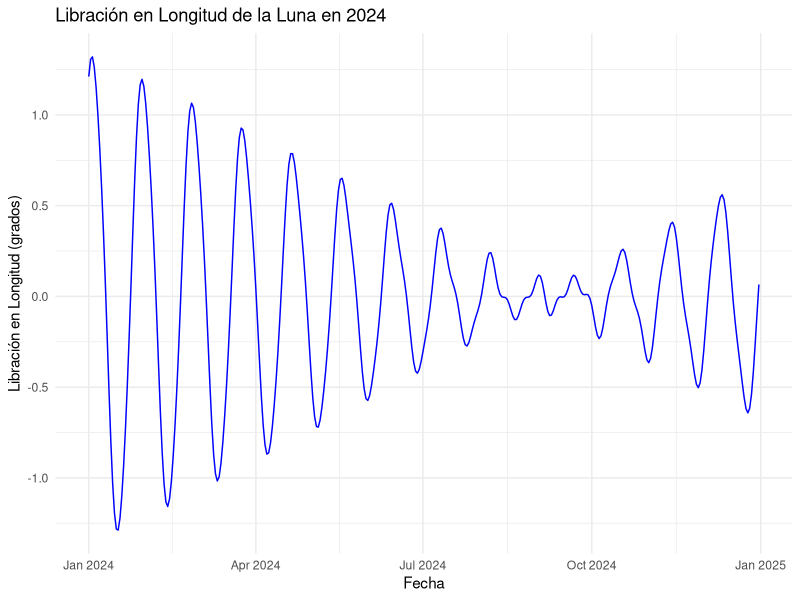
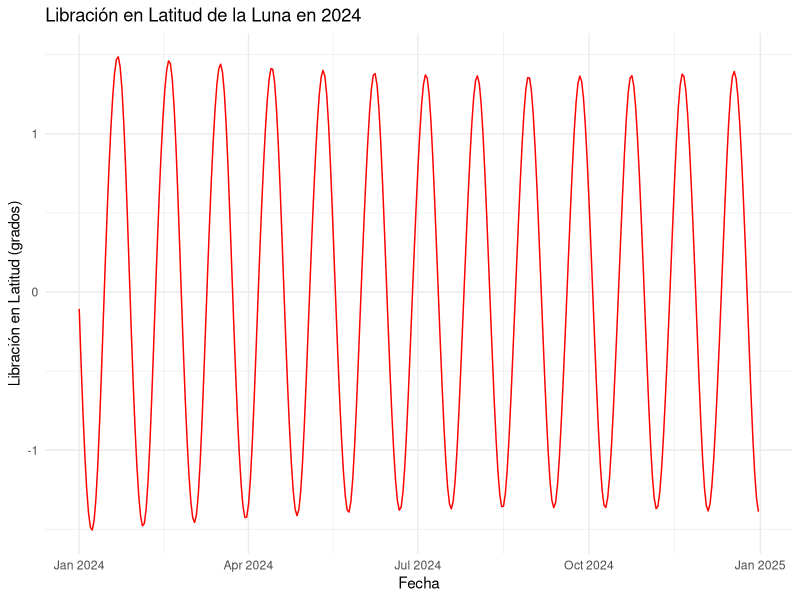
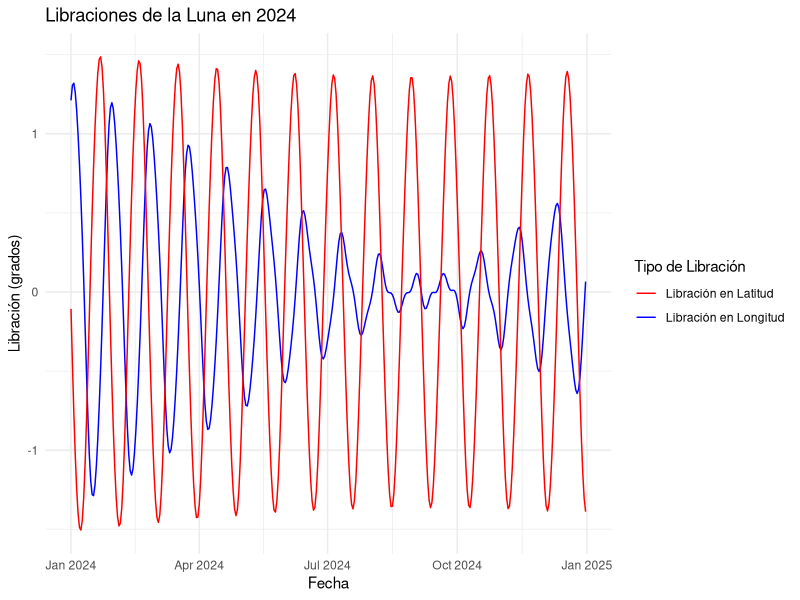
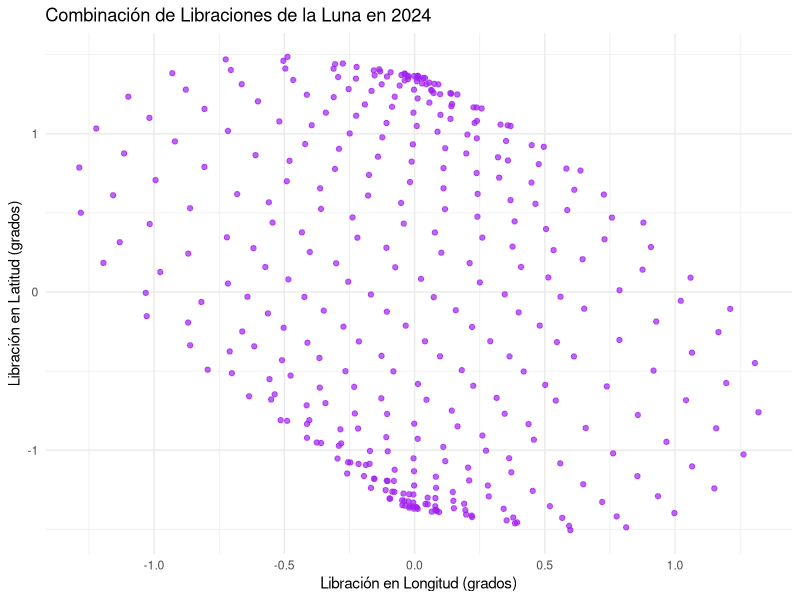

These charts were generated, in order, by the following R code:
# -------------------------------------------------------------
# Cálculo y representación de las libraciones lunares.
# -------------------------------------------------------------

# --- 1. Instalar y cargar las librerías necesarias ---

# Instalar las librerías (si no están instaladas)
if (!require("ggplot2")) install.packages("ggplot2")
if (!require("lubridate")) install.packages("lubridate")
if (!require("dplyr")) install.packages("dplyr")

# Cargar las librerías
library(ggplot2)
library(lubridate)
library(dplyr)

# --- 2. Definir funciones para calcular las libraciones lunares ---

# 2.1 Función para calcular el Día Juliano (JD)
calcular_dia_juliano <- function(fecha) {
  anio <- year(fecha)
  mes <- month(fecha)
  dia <- day(fecha)
  hora <- hour(fecha)
  minuto <- minute(fecha)
  segundo <- second(fecha)
  
  # Convertir la fecha a UTC
  fecha_utc <- with_tz(fecha, tzone = "UTC")
  
  # Calcular la fracción del día
  fraccion_dia <- (hour(fecha_utc) + (minute(fecha_utc) + second(fecha_utc) / 60) / 60) / 24
  
  # Ajustar mes y año si el mes es enero o febrero
  if (mes <= 2) {
    anio <- anio - 1
    mes <- mes + 12
  }
  
  # Calcular los componentes necesarios
  A <- floor(anio / 100)
  B <- 2 - A + floor(A / 4)
  
  # Calcular el Día Juliano
  JD <- floor(365.25 * (anio + 4716)) +
    floor(30.6001 * (mes + 1)) +
    dia + fraccion_dia + B - 1524.5
  
  return(JD)
}

# 2.2 Función para calcular las libraciones en longitud y latitud
calcular_libraciones <- function(JD) {
  T <- (JD - 2451545.0) / 36525
  
  # Elementos orbitales medios de la Luna (en grados)
  L_prime <- (218.3164591 + 481267.88134236 * T) %% 360  # Longitud media de la Luna
  D <- (297.8502042 + 445267.1115168 * T) %% 360         # Elongación media del Sol
  M <- (357.5291092 + 35999.0502909 * T) %% 360          # Anomalía media del Sol
  M_prime <- (134.9634114 + 477198.8676313 * T) %% 360   # Anomalía media de la Luna
  F <- (93.2720993 + 483202.0175273 * T) %% 360          # Distancia media desde el nodo ascendente
  
  # Convertir a radianes
  deg_to_rad <- pi / 180
  L_prime_rad <- L_prime * deg_to_rad
  D_rad <- D * deg_to_rad
  M_rad <- M * deg_to_rad
  M_prime_rad <- M_prime * deg_to_rad
  F_rad <- F * deg_to_rad
  
  # Cálculo de la libración en longitud (en grados)
  rho <- (-0.0278 * sin(M_prime_rad) +
            0.0222 * sin(F_rad) -
            0.0066 * sin(M_prime_rad - 2 * F_rad) +
            0.0007 * sin(M_prime_rad + 2 * F_rad) -
            0.0005 * sin(2 * M_prime_rad)) * (180 / pi)
  
  # Cálculo de la libración en latitud (en grados)
  sigma <- (0.0267 * sin(M_prime_rad) +
              0.0033 * sin(M_prime_rad - 2 * F_rad) -
              0.0004 * sin(M_prime_rad + 2 * F_rad) -
              0.0003 * sin(2 * M_prime_rad)) * (180 / pi)
  
  return(list(libracion_longitud = rho, libracion_latitud = sigma))
}

# --- 3. Generar una secuencia de fechas para analizar las libraciones ---

# 3.1 Definir el período de tiempo
fecha_inicial <- as.POSIXct("2024-01-01 00:00:00", tz = "UTC")
fecha_final <- as.POSIXct("2024-12-31 23:59:59", tz = "UTC")

# Crear una secuencia de fechas cada día
fechas <- seq(from = fecha_inicial, to = fecha_final, by = "1 day")

# --- 4. Calcular las libraciones para cada fecha ---

# Crear un data frame para almacenar los resultados
datos_libraciones <- data.frame(
  fecha = fechas,
  libracion_longitud = numeric(length(fechas)),
  libracion_latitud = numeric(length(fechas))
)

# Calcular las libraciones para cada fecha
for (i in seq_along(fechas)) {
  JD <- calcular_dia_juliano(fechas[i])
  libraciones <- calcular_libraciones(JD)
  
  datos_libraciones$libracion_longitud[i] <- libraciones$libracion_longitud
  datos_libraciones$libracion_latitud[i] <- libraciones$libracion_latitud
}

# --- 5. Representar gráficamente las libraciones ---

# 5.1 Gráfico de libración en longitud a lo largo del año
ggplot(datos_libraciones, aes(x = fecha, y = libracion_longitud)) +
  geom_line(color = 'blue') +
  labs(title = 'Libración en Longitud de la Luna en 2024',
       x = 'Fecha',
       y = 'Libración en Longitud (grados)') +
  theme_minimal()

# 5.2 Gráfico de libración en latitud a lo largo del año
ggplot(datos_libraciones, aes(x = fecha, y = libracion_latitud)) +
  geom_line(color = 'red') +
  labs(title = 'Libración en Latitud de la Luna en 2024',
       x = 'Fecha',
       y = 'Libración en Latitud (grados)') +
  theme_minimal()

# 5.3 Gráfico combinado de libración en longitud y latitud
ggplot(datos_libraciones) +
  geom_line(aes(x = fecha, y = libracion_longitud, color = 'Libración en Longitud')) +
  geom_line(aes(x = fecha, y = libracion_latitud, color = 'Libración en Latitud')) +
  scale_color_manual(values = c('Libración en Longitud' = 'blue', 'Libración en Latitud' = 'red')) +
  labs(title = 'Libraciones de la Luna en 2024',
       x = 'Fecha',
       y = 'Libración (grados)',
       color = 'Tipo de Libración') +
  theme_minimal()

# 5.4 Representación de las libraciones en el plano
ggplot(datos_libraciones, aes(x = libracion_longitud, y = libracion_latitud)) +
  geom_point(color = 'purple', alpha = 0.7) +
  labs(title = 'Combinación de Libraciones de la Luna en 2024',
       x = 'Libración en Longitud (grados)',
       y = 'Libración en Latitud (grados)') +
  theme_minimal()

